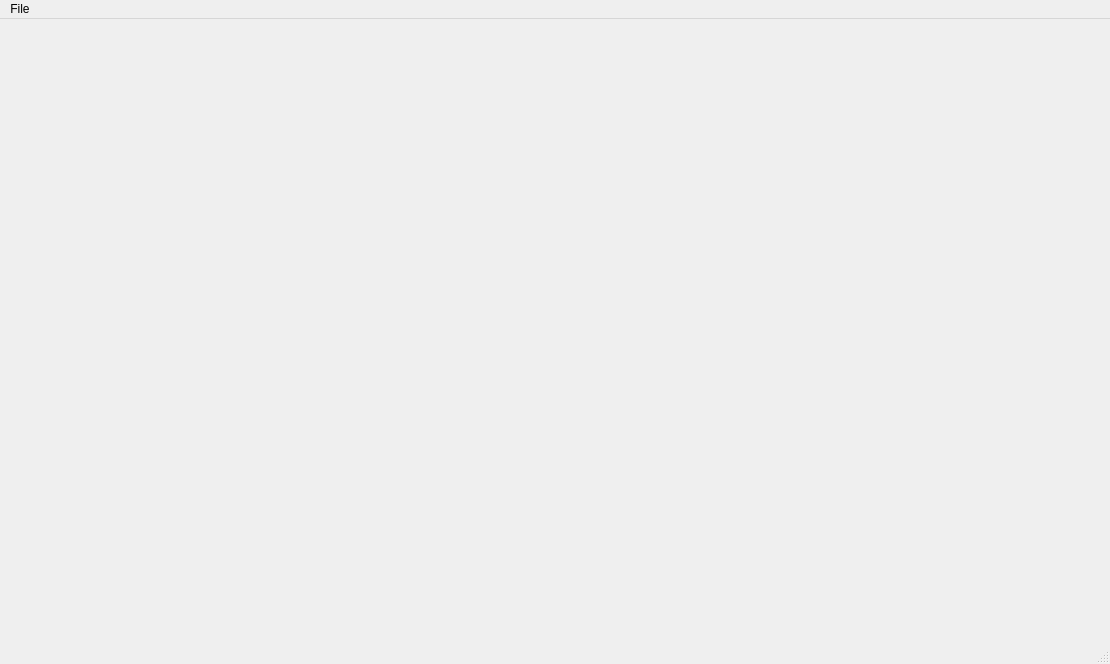
<?xml version="1.0" encoding="UTF-8"?>
<ui version="4.0">
 <class>SimpleView</class>
 <widget class="QMainWindow" name="SimpleView">
  <property name="geometry">
   <rect>
    <x>0</x>
    <y>0</y>
    <width>1110</width>
    <height>664</height>
   </rect>
  </property>
  <property name="windowTitle">
   <string>SimpleView</string>
  </property>
  <property name="windowIcon">
   <iconset resource="Icons/icons.qrc">
    <normaloff>:/Icons/help.png</normaloff>:/Icons/help.png</iconset>
  </property>
  <property name="iconSize">
   <size>
    <width>22</width>
    <height>22</height>
   </size>
  </property>
  <widget class="QWidget" name="centralwidget">
   <layout class="QGridLayout" name="gridLayout_2">
    <item row="0" column="0">
     <layout class="QGridLayout" name="gridLayout"/>
    </item>
   </layout>
  </widget>
  <widget class="QMenuBar" name="menubar">
   <property name="geometry">
    <rect>
     <x>0</x>
     <y>0</y>
     <width>1110</width>
     <height>26</height>
    </rect>
   </property>
   <widget class="QMenu" name="menuFile">
    <property name="title">
     <string>File</string>
    </property>
    <addaction name="actionOpenFile"/>
    <addaction name="actionSave"/>
    <addaction name="separator"/>
    <addaction name="actionPrint"/>
    <addaction name="actionHelp"/>
    <addaction name="actionExit"/>
   </widget>
   <addaction name="menuFile"/>
  </widget>
  <widget class="QStatusBar" name="statusbar"/>
  <action name="actionOpenFile">
   <property name="enabled">
    <bool>true</bool>
   </property>
   <property name="icon">
    <iconset resource="Icons/icons.qrc">
     <normaloff>:/Icons/fileopen.png</normaloff>:/Icons/fileopen.png</iconset>
   </property>
   <property name="text">
    <string>Open File...</string>
   </property>
  </action>
  <action name="actionExit">
   <property name="text">
    <string>Exit</string>
   </property>
  </action>
  <action name="actionPrint">
   <property name="icon">
    <iconset resource="Icons/icons.qrc">
     <normaloff>:/Icons/print.png</normaloff>:/Icons/print.png</iconset>
   </property>
   <property name="text">
    <string>Print</string>
   </property>
  </action>
  <action name="actionHelp">
   <property name="icon">
    <iconset resource="Icons/icons.qrc">
     <normaloff>:/Icons/help.png</normaloff>:/Icons/help.png</iconset>
   </property>
   <property name="text">
    <string>Help</string>
   </property>
  </action>
  <action name="actionSave">
   <property name="icon">
    <iconset resource="Icons/icons.qrc">
     <normaloff>:/Icons/filesave.png</normaloff>:/Icons/filesave.png</iconset>
   </property>
   <property name="text">
    <string>Save</string>
   </property>
  </action>
 </widget>
 <resources>
  <include location="Icons/icons.qrc"/>
 </resources>
 <connections/>
</ui>
